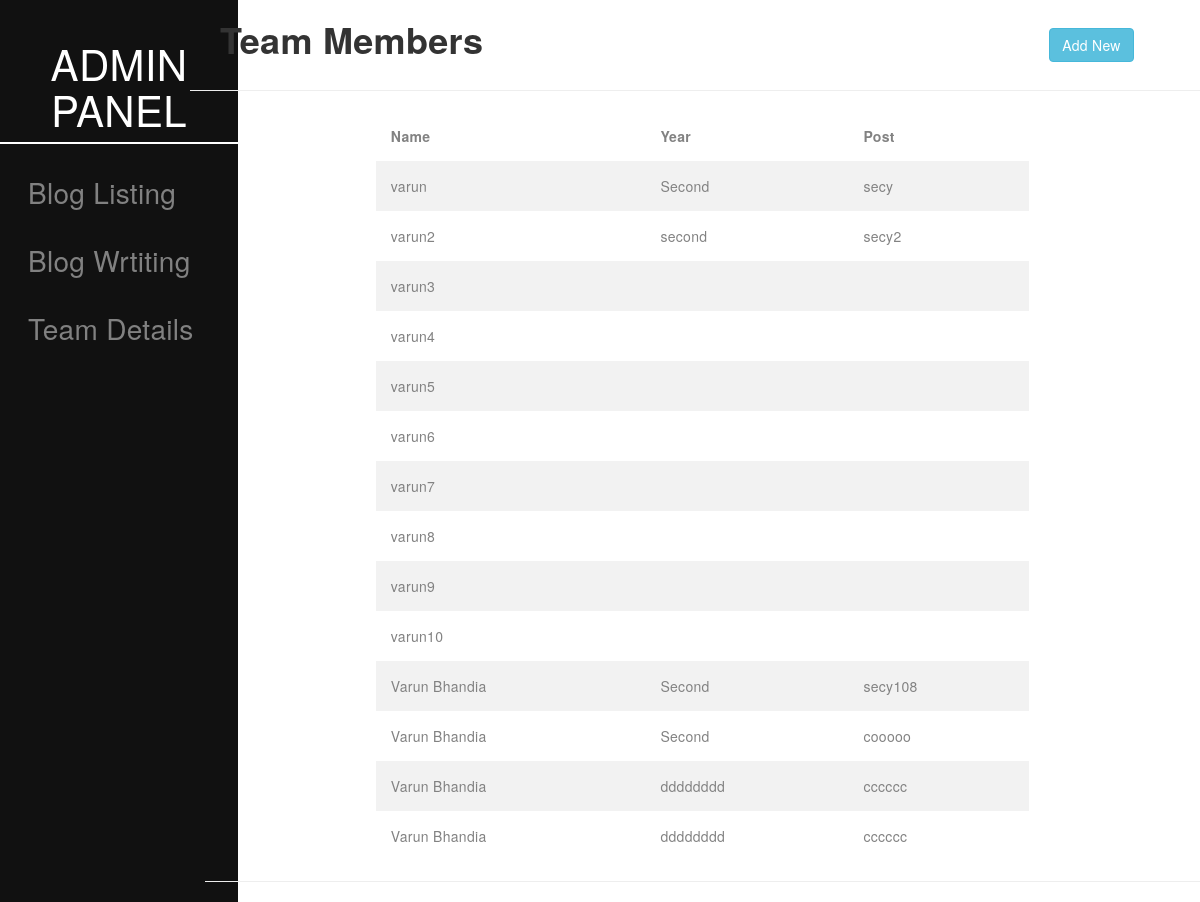
Screenshot of /admin/team_details.php with the database file from the repository.
### tables this page shows
CREATE TABLE `team` (
  `id` int(11) NOT NULL,
  `name` varchar(255) NOT NULL,
  `img` varchar(255) NOT NULL,
  `link` varchar(255) NOT NULL,
  `post` varchar(255) NOT NULL,
  `year` varchar(255) NOT NULL
);

### admin/team_details.php (the view, shortened to what this page needs)
<?php
include("serverblog.php");
?>
<head>
    <link href="css/cs.css" rel="stylesheet" type="text/css">
    <link href="css/responsive.css" rel="stylesheet" type="text/css">
    <link href="css/newcs.css" rel="stylesheet" type="text/css">
    <link rel="stylesheet" href="https://maxcdn.bootstrapcdn.com/bootstrap/3.3.7/css/bootstrap.min.css">
    <link rel="stylesheet" type="text/css" href="team_details.css">
    <link href="https://cdnjs.cloudflare.com/ajax/libs/select2/4.0.6-rc.0/css/select2.min.css" rel="stylesheet" />
    <link href="../admin/sidebar.css" rel="stylesheet" type="text/css">
</head>
        <div class="row">
    <div class="col-md-2">
        <div class="sidenav">
    <center>
    <h1 class="sidebar_header"> ADMIN PANEL
    </h1></center><div class="white"></div>
  <a href="../admin/index.php">Blog Listing</a>
  <a href="../admin/blog-writing.php">Blog Wrtiting</a>
  <a href="../admin/team_details.php">Team Details</a>
</div>
</div>
    <div class="col-md-10">
        <div class="main">
<div class="tab-content">
    <div class="row">
		<div class="col-sm-12 col-xs-12">
			<div class="col-sm-12 col-xs-12">
<?php
                $sqltest = "SELECT * FROM `team`";
                $resulttest = mysqli_query($conn, $sqltest );
                ?>
                <div class="row">
                    <div class="col-md-10">
                        <h1><strong>Team Members</strong></h1>
                    </div>
                    <div class="col-md-1" style="padding-top: 2em;">
                        <button id="myBtn" class="btn btn-info">Add New</button>
                    </div>
                </div>
                </div></div></div>
    <div class="row">
        <hr>
        <div class="col-md-2"></div>
        <div class="col-md-8">
            <div class="row contentTable " >
                <div class="table-responsive col-sm-12">
                    <table class="teamsList" >
                        <thead  style="font-weight: 700">
                            <tr style="color: #333333; background-color: white; cursor:pointer">
                                <td>Name</td>
                                <td>Year</td>
                                <td>Post</td>
                            </tr>
                        </thead>
                        <tbody>
                            <?php
                            if ($resulttest)
                            {
                                while($rowtest = mysqli_fetch_assoc($resulttest)){    ?>
                            <tr>
                                <td><?php echo $rowtest['name'] ?></td>
                                <td><?php echo $rowtest['year'] ?></td>
                                <td><?php echo $rowtest['post'] ?></td>
                            </tr>
                            <?php }}  ?>
                        </tbody>
                    </table>
                </div>
            </div>
        </div>
        <div class="col-md-2"></div>
    </div>
    <hr>
</div>
</div>
            </div>
</div>

### css/cs.css (style rules this page uses)
* { padding: 0; letter-spacing: 0.3px; }

### admin/team_details.css (style rules this page uses)
.teamsList { border-collapse: collapse; width: 100%; margin-left: 0px; max-height: 400px; overflow: auto; }
.teamsList td { text-align: left; padding: 15px; font-size: 14px; color: #828282; }
.teamsList tr:nth-child(odd) { background-color: #f2f2f2; }

### admin/sidebar.css (style rules this page uses)
.sidenav { height: 100%; width: 17em; position: fixed; top: 0; left: 0; background-color: #111; overflow-x: hidden; padding-top: 20px; }
.sidenav a { padding-top: 1em; transition: .5s; text-decoration: none; font-size: 2em; color: #818181; display: block; padding-left: 1em; }
.sidebar_header { text-decoration: none; font-size: 3em; color: white; display: block; }
.white { background-color: white; height: .1em; width: 100%; }

### rows the page displays
team: name "varun", year "Second", post "secy"
team: name "varun2", year "second", post "secy2"
team: name "varun3"
team: name "varun4"
team: name "varun5"
team: name "varun6"
team: name "varun7"
team: name "varun8"
team: name "varun9"
team: name "varun10"
team: name "Varun Bhandia", year "Second", post "secy108"
team: name "Varun Bhandia", year "Second", post "cooooo"
team: name "Varun Bhandia", year "dddddddd", post "cccccc"
team: name "Varun Bhandia", year "dddddddd", post "cccccc"
